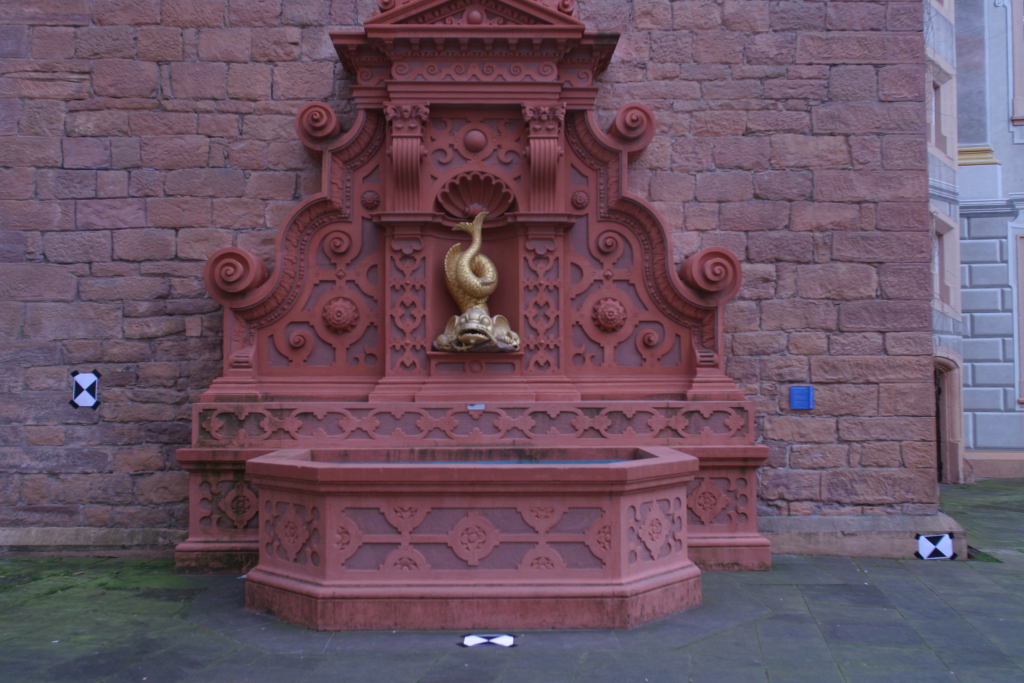
#> input picture Assignment_3/data_Q2/first_img.jpg, 3072 x 2048 px (shown at 1/3 size)
$ jupyter execute --allow-errors Assignment3.ipynb
#> lines starting #> are read from the running program, lines starting #| are printed output that depends on the picture
## Roll numbers:

- Samaksh Ujjawal: 2024702013
- Soham Patil: 2024701005

# Task 1 : Extrinsic Estimation (20 Points)

You are given 5 images in the `data/Images` folder, and their corresponding 2d-3d correspondences in `data/Correspondences`. Use this information with the Ceres Solver to optimize for the extrinsic of each image using Reprojection Loss.

### Camera Intrinsics:
`fx` = `fy` = 721.5

`cx` and `cy` : $\frac{width}{2}$ and $\frac{height}{2}$

### Format for Correspondences:
`px py X Y Z i`
where: `p_x` and `p_y` are the 2d image coordinates, and `X`, `Y` and `Z` are the coordinates of the 3d correspondence for the 2d coordinate, and `i` is the 3d point's index in the pointcloud (you can ignore i, just use the rest of the information as is).

### Resources:
http://ceres-solver.org/nnls_solving.html <br>
http://ceres-solver.org/nnls_modeling.html <br>
http://ceres-solver.org/nnls_tutorial.html <br>

[cell 1]
## Refer task1.cc file

# Task 2 : Two-View Geometry Task (35 Points)

### Note:  Use images in folder data_Q2  and the file `data_Q2/intrinsics.txt` has camera intrinsics
### Don't use Opencv functions unless explicitly mentioned.


### 1. Feature Extraction and Matching
   **Implement a function to detect and match feature points between two images using OpenCV's SIFT or ORB.**
   Visualize the matched points and filter outliers using RANSAC.

   Theory : How do you ensure that the matches are accurate, and what thresholding techniques do you apply?

### 2. Fundamental Matrix Estimation
   **Write a function `compute_fundamental_matrix` to estimate the fundamental matrix using the 8-point algorithm.**
   Normalize the points before estimating and check the rank of the matrix. Explain why normalization is essential in this context.

   Extend this to include the 7-point algorithm, and compare the accuracy of the two methods on your matched points.

### 3. Epipolar Lines Visualization
   **Write a function to plot epipolar lines on both images given the estimated fundamental matrix.**
   For each matched feature in the first image, compute and draw the corresponding epipolar line in the second image.

   Theory (not part of bonus) : What methods can you use to verify that the epipolar lines are accurate?

### 4. Epipole Computation
   **Implement a function to calculate the epipoles from the fundamental matrix.**
   Verify their correctness by showing that epipolar lines intersect at these points.

   Theory : What happens to the epipole location if the fundamental matrix is rank-deficient, and how can you simulate this scenario?

### 5. Camera Pose from Fundamental Matrix
   **Write a function `camera_pose_from_fundamental` to compute the four possible camera poses (rotation `R` and translation `t`) from the fundamental matrix and intrinsic matrix `K`.**

   Theory (not part of bonus) : Explain why there are four possible solutions and how to verify which is the correct one.

### 6. Triangulation of 3D Points
   **Implement linear triangulation in a function `linear_triangulation` that takes the projection matrices and point correspondences to compute 3D points.**

   Visualize the triangulated points in 3D and describe how the accuracy of 3D points depends on the quality of the fundamental matrix and camera pose.

### 7. Cheirality Condition
   **Write a function `check_cheirality` to ensure that the triangulated 3D points satisfy the cheirality condition for a given camera pose.**

   Use this function to select the correct camera pose among the four possibilities by maximizing the number of points that satisfy the cheirality condition.

### 8. Fundamental Matrix Validation
   **Write a function `validate_fundamental_matrix` to validate the estimated fundamental matrix by checking the epipolar constraint for a set of matched points.**
   Calculate the residual error for each point pair and analyze the overall error.

   Theory : What threshold should you use to determine if a point satisfies the constraint?

### 9. Camera Pose Visualization
   **Use a 3D plotting library to visualize the computed camera poses and triangulated points in 3D space.**
   Write a function that takes in camera poses and 3D points and plots them.

   Experiment with different camera poses and triangulated points to observe how pose selection affects the scene structure.

### 10. Error Analysis for Two-view Geometry
   **Implement a function to calculate and plot the reprojection error for triangulated 3D points.**
   Measure the difference between original 2D points and the reprojected points on both images.

   Theory : How does this error analysis help in refining the camera pose selection?

### Bonus : All theory questions are part of bonus unless mentioned explicitly. (15 Points)

[cell 2]
import numpy as np
import matplotlib.pyplot as plt
import cv2
import open3d as o3d

# [12 lines left out: function normalize_points, not called in this run]

import numpy as np

# [278 lines left out: functions compute_fundamental_matrix, normalize_points, match_features, plot_matches, compute_corresponding_epilines, visualize_epipolar_geometry and 12 more, not called in this run]

[cell 3]
img1 = cv2.imread("data_Q2/first_img.jpg", cv2.IMREAD_GRAYSCALE)
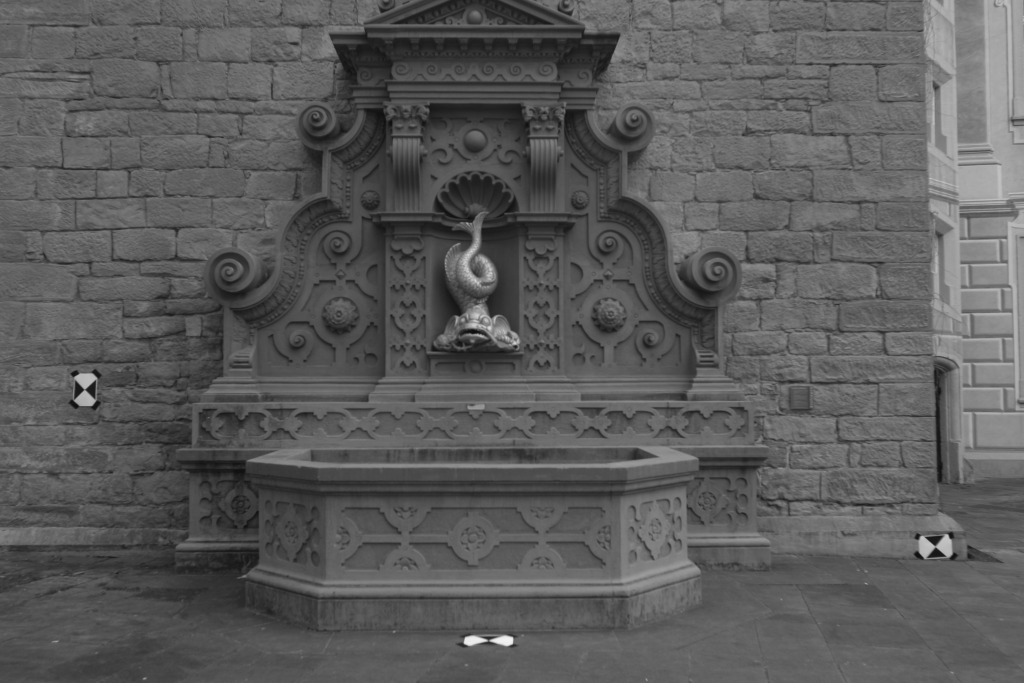
#> img1: shape (2048, 3072) (shown at 1/3 size); min 12, max 243, mean 91.1
img2 = cv2.imread("data_Q2/second_img.jpg", cv2.IMREAD_GRAYSCALE)
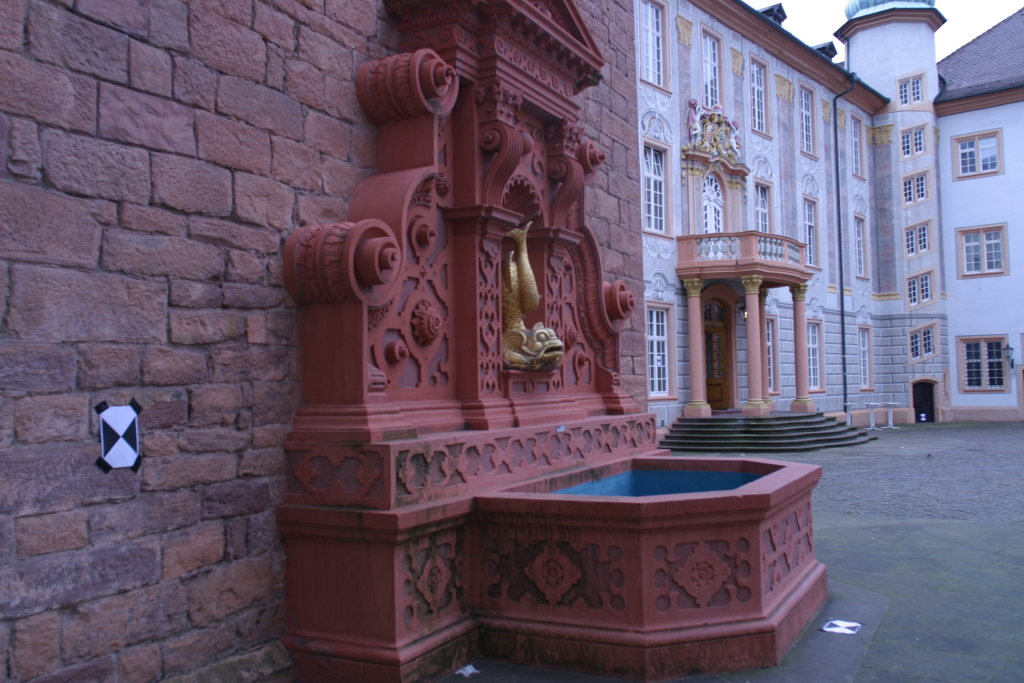
#> input picture Assignment_3/data_Q2/second_img.jpg, 3072 x 2048 px (shown at 1/3 size)
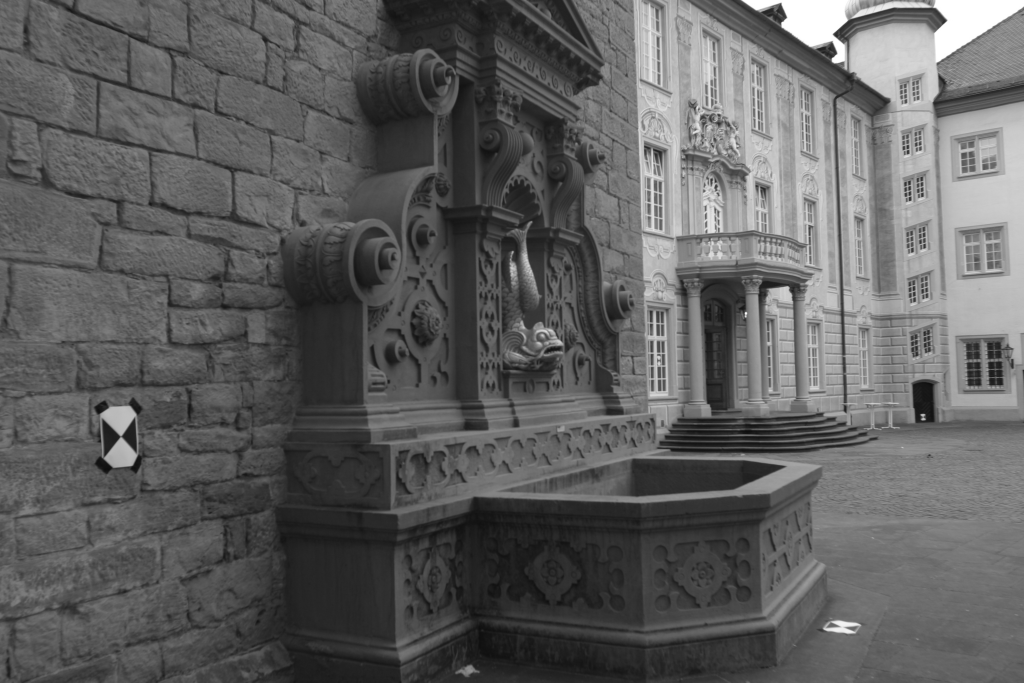
#> img2: shape (2048, 3072) (shown at 1/3 size); min 12, max 255, mean 95.5
#> (the rest of this cell did not finish here and is left out)
